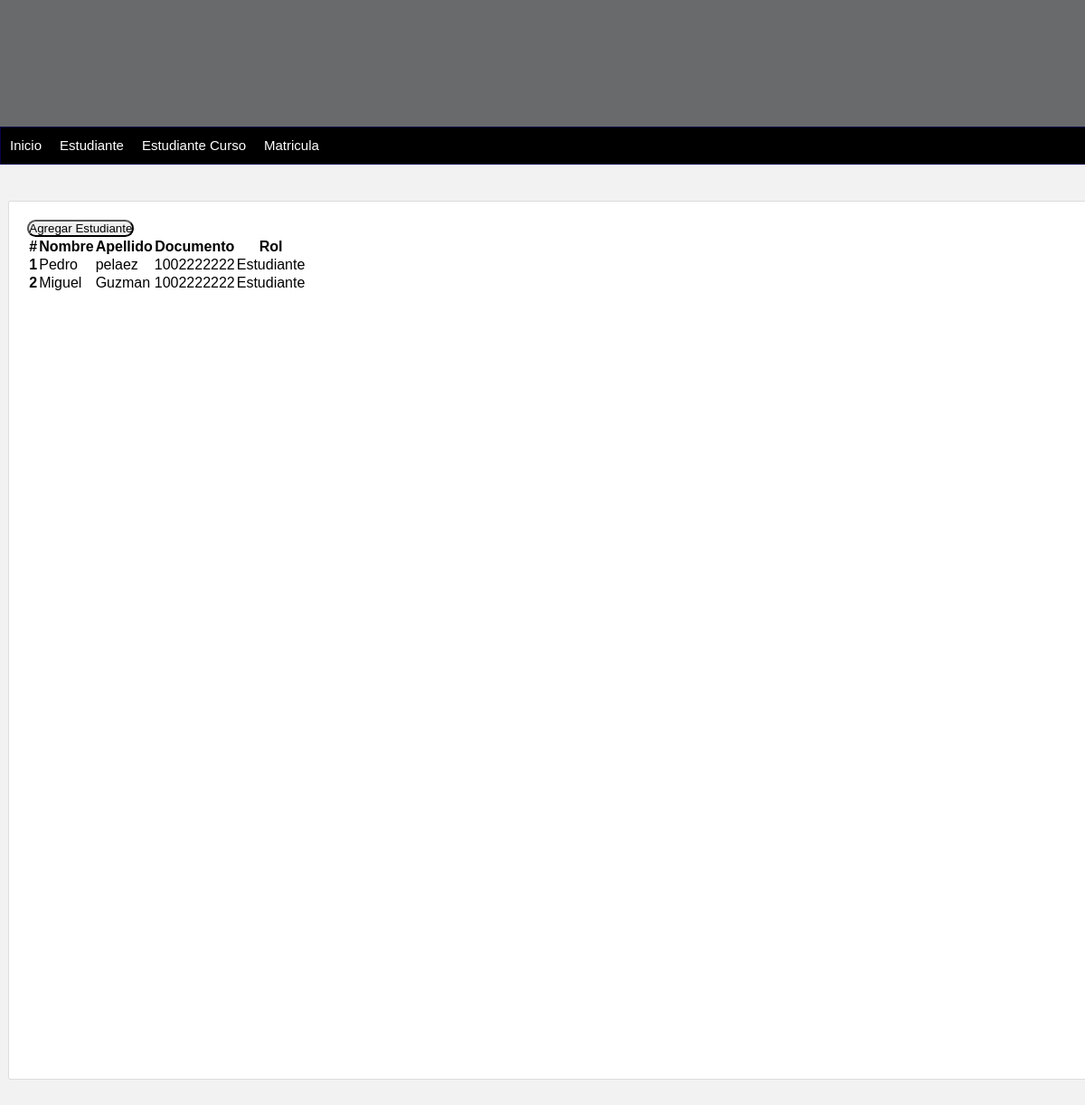
/lista-estudiantes/, run on an earlier commit of the app's database.
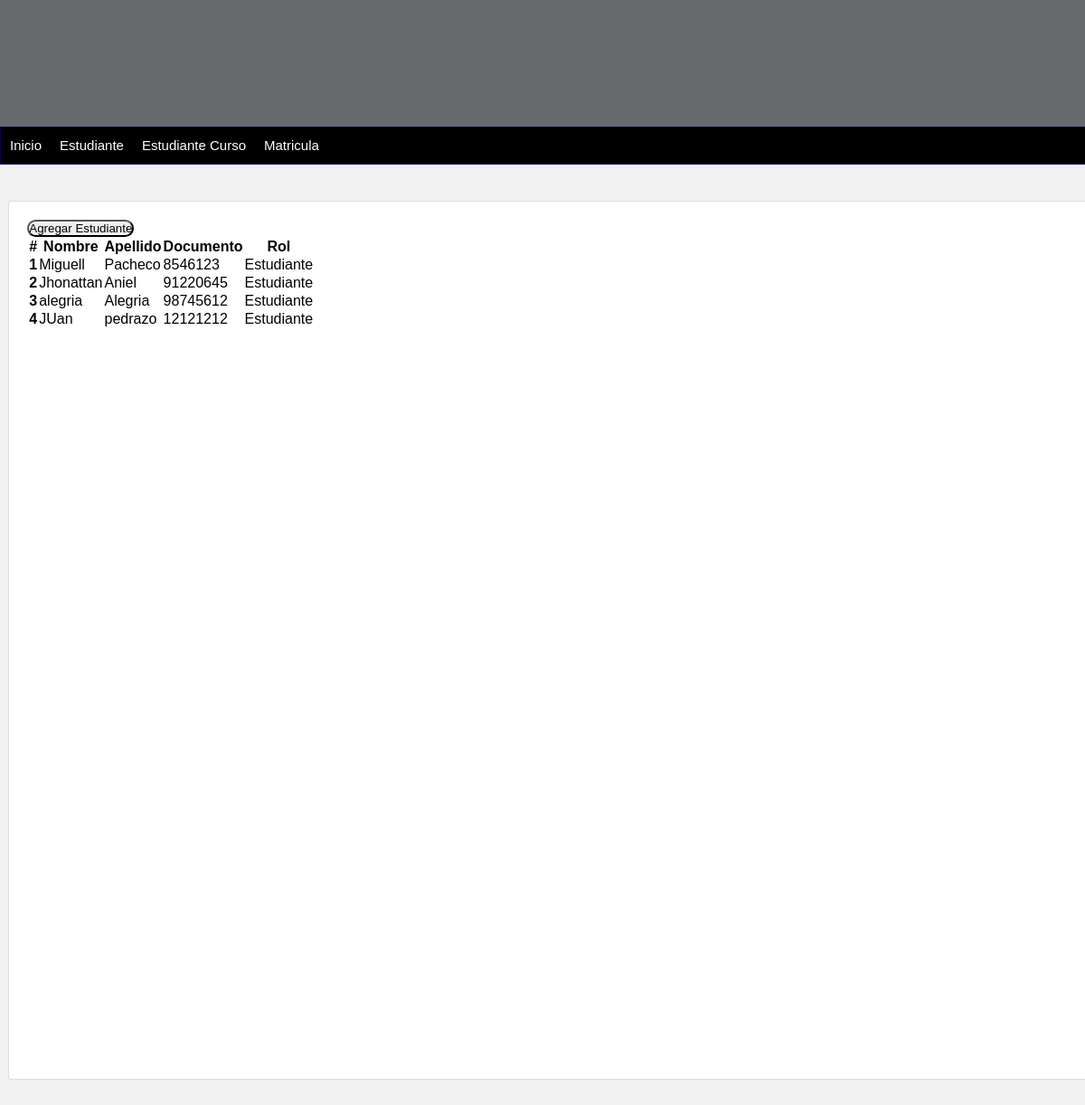
And on a later commit of the database.
### persona/models.py (models this page shows, shortened)
class Persona(models.Model):
    nombre = models.CharField(max_length=100)
    apellido = models.CharField(max_length=100)
    dni = models.CharField(max_length=10)
    telefono = models.CharField(max_length=10)
    email = models.EmailField()
    fecha_nacimiento = models.DateField()
    rol = models.CharField(max_length=20)
    create_at = models.DateTimeField(auto_now=True)
    class Meta:
        db_table = 'Persona'

### persona/views.py (the view, shortened to what this page needs)
# urls.py: path('lista-estudiantes/', lista_estudiantes, name='lista-estudiantes'),
def lista_estudiantes(request):
    estudiantes = Persona.objects.filter(rol='Estudiante')
    return render(request, 'lista-estudiantes.html', {
        'title': 'Lista de estudiantes',
        'estudiantes': estudiantes
    })

### persona/templates/lista-estudiantes.html (shortened to what this page needs)
{% extends "index.html" %} {% block content %}
<button
  id="toggleFormBtn"
  class="btn btn-outline-primary btn-lg mb-3"
  style="border-radius: 25px; transition: background-color 0.3s, color 0.3s"
>
  Agregar Estudiante
</button>
<table class="table table-dark table-striped">
  <thead>
    <tr>
      <th scope="col">#</th>
      <th scope="col">Nombre</th>
      <th scope="col">Apellido</th>
      <th scope="col">Documento</th>
      <th scope="col">Rol</th>
    </tr>
  </thead>
  <tbody>
    {% for estudiante in estudiantes %}
    <tr>
      <th scope="row">{{ forloop.counter }}</th>
      <td>{{ estudiante.nombre }}</td>
      <td>{{ estudiante.apellido }}</td>
      <td>{{ estudiante.dni }}</td>
      <td>{{ estudiante.rol }}</td>
    </tr>
    {% empty %}
    <tr>
      <td colspan="5">No hay estudiantes registrados.</td>
    </tr>
    {% endfor %}
  </tbody>
</table>
{% endblock %}

### mainApp/templates/index.html (shortened to what this page needs)
{% load static %}
<!DOCTYPE html>
<html lang="en">
<head>
    <link rel="stylesheet" href="{% static "css/styles.css" %}">
</head>
<body>
    <header></header>
    <nav class="nav">
        <ul class="nav justify-content-center">
            <li class="nav-item">
                <a style="text-decoration: none;" href="{% url "inicio" %}">Inicio</a>
            </li>
            <li class="nav-item">
                <a style="text-decoration: none;" href="{% url "lista-estudiantes" %}">Estudiante</a>
            </li>
            <li class="nav-item">
                <a style="text-decoration: none;" href="{% url "EstudianteCurso" %}">Estudiante Curso</a>
            </li>
            <li class="nav-item">
                <a style="text-decoration: none;" href="{% url "Hola_prueba" %}">Matricula</a>
            </li>
        </ul>
    </nav>
    <div id="content">
        <div class="box">
            {% block content %}
            {% endblock  %}
        </div>
    </div>
</body>
</html>

### mainApp/static/css/styles.css (style rules this page uses)
* { margin: 0px; padding: 0px; font-family: Arial, Helvetica, sans-serif; text-decoration: none; }
body { background-color: #f2f2f2; }
header { width: 1212px; height: 140px; background-color: #686a6b; margin: 0 auto; }
nav { width: 1211px; height: 40px; margin: 0 auto; background-color: #000000; border: 1px solid #090249; font-size: 15px; }
nav ul { list-style: none; text-decoration: none; }
nav ul li { line-height: 40px; float: left; }
nav ul li a { display: block; padding-left: 10px; padding-right: 10px; color: white; text-decoration: none; }
#content { width: 1212px; min-height: 930px; margin: 0 auto; margin-bottom: 30px; margin-top: 40px; }
.box { background: white; width: 95%; min-height: 930px; padding: 20px; border: 1px solid #ddd; margin: 0 auto; border-radius: 2px; }

What changed in the data, as far as the page shows it:
removed Persona: nombre "Pedro", apellido "pelaez", dni "1002222222", rol "Estudiante"
removed Persona: nombre "Miguel", apellido "Guzman", dni "1002222222", rol "Estudiante"
added Persona: nombre "Miguell", apellido "Pacheco", dni "8546123", rol "Estudiante"
added Persona: nombre "Jhonattan", apellido "Aniel", dni "91220645", rol "Estudiante"
added Persona: nombre "alegria", apellido "Alegria", dni "98745612", rol "Estudiante"
added Persona: nombre "JUan", apellido "pedrazo", dni "12121212", rol "Estudiante"
